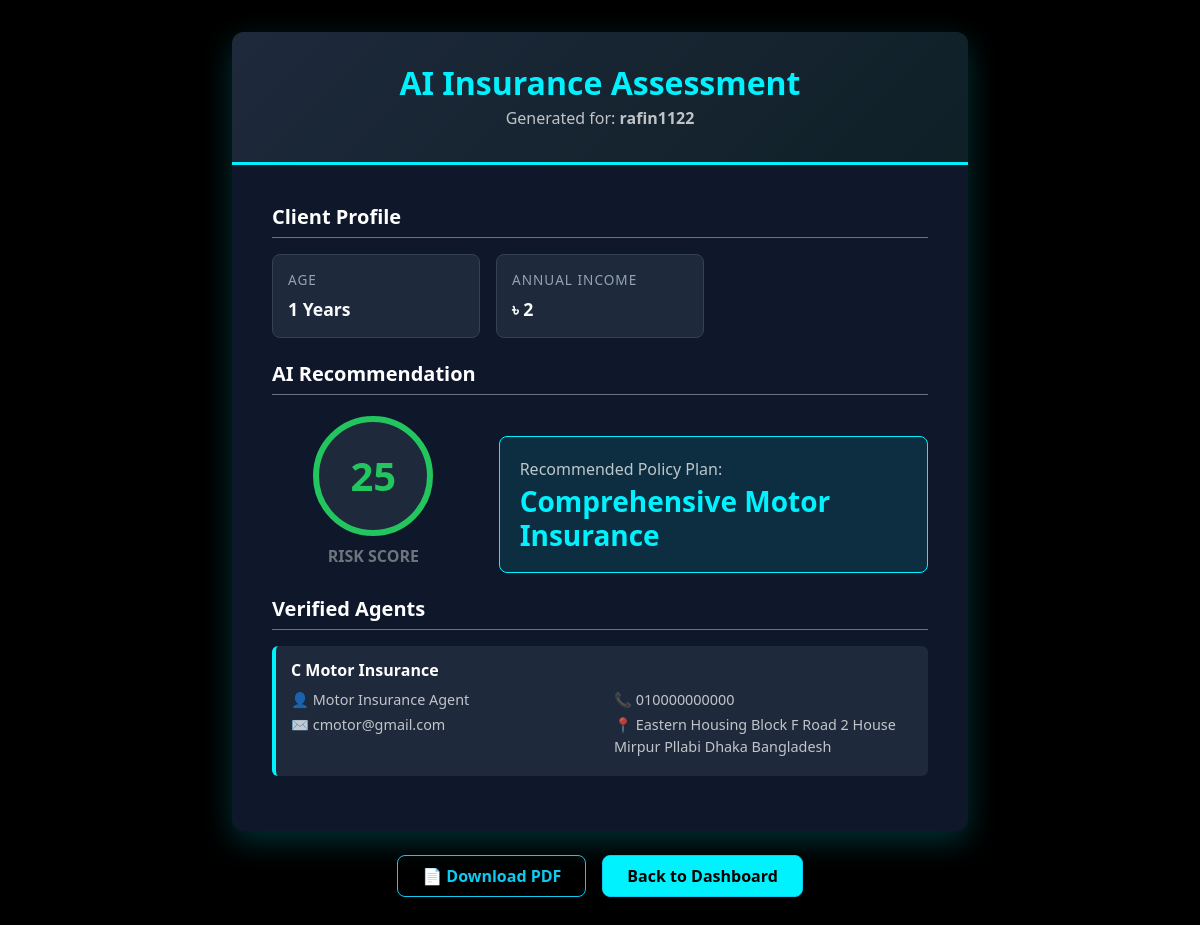
The app's page /view-history/3/ (signed in) with its own data.
### recommender/models.py (models this page shows, shortened)
class InsuranceHistory(models.Model):
    user = models.ForeignKey(User, on_delete=models.CASCADE)
    age = models.IntegerField()
    income = models.IntegerField()
    risk_score = models.IntegerField()
    recommended_policy = models.CharField(max_length=100)
    date_saved = models.DateTimeField(auto_now_add=True)

class InsuranceAgent(models.Model):
    policy_name = models.CharField(max_length=100) # Jemon: Premium Health Insurance
    company_name = models.CharField(max_length=100)
    agent_name = models.CharField(max_length=100)
    contact_number = models.CharField(max_length=20)
    email = models.EmailField()
    office_address = models.TextField()

### recommender/views.py (the view)
# urls.py: path('view-history/<int:id>/', views.view_history, name='view_history'),
@login_required(login_url='login_page')
def view_history(request, id):
    history_item = InsuranceHistory.objects.get(id=id, user=request.user)
    agents = InsuranceAgent.objects.filter(policy_name=history_item.recommended_policy)
    context = {
        'age': history_item.age,
        'income': history_item.income,
        'risk_score': history_item.risk_score,
        'policy': history_item.recommended_policy,
        'agents': agents,
        'date': history_item.date_saved,
        'is_new_prediction': False
    }
    return render(request, 'result.html', context)

### templates/result.html (shortened to what this page needs)
<!DOCTYPE html>
<html lang="en">
<head>
    <link href="https://cdn.jsdelivr.net/npm/bootstrap@5.3.0/dist/css/bootstrap.min.css" rel="stylesheet">
</head>
<body>
    <div class="container">
        <div class="row justify-content-center">
            <div class="col-md-10 col-lg-8">
                <div id="pdf-content">
                    <div class="report-header">
                        <h2 class="fw-bold mb-1" style="color: #00f2fe;">AI Insurance Assessment</h2>
                        <p class="mb-0 text-light opacity-75">Generated for: <strong>{{ request.user.username }}</strong></p>
                    </div>
                    <div class="report-body">
                        <h5 class="mb-3 fw-bold border-bottom border-secondary pb-2">Client Profile</h5>
                        <div class="row g-3 mb-4">
                            <div class="col-md-4 col-sm-6">
                                <div class="detail-box">
                                    <div class="detail-label">Age</div>
                                    <div class="detail-value">{{ age }} Years</div>
                                </div>
                            </div>
                            <div class="col-md-4 col-sm-6">
                                <div class="detail-box">
                                    <div class="detail-label">Annual Income</div>
                                    <div class="detail-value">৳ {{ income }}</div>
                                </div>
                            </div>
                        </div>
                        <h5 class="mb-3 fw-bold border-bottom border-secondary pb-2">AI Recommendation</h5>
                        <div class="row align-items-center mb-4">
                            <div class="col-md-4 text-center mb-3 mb-md-0">
                                <div class="risk-circle {% if risk_score > 70 %}high-risk{% elif risk_score > 40 %}med-risk{% else %}low-risk{% endif %}">
                                    {{ risk_score }}
                                </div>
                                <div class="mt-2 text-secondary fw-bold">RISK SCORE</div>
                            </div>
                            <div class="col-md-8">
                                <div class="policy-banner text-center text-md-start">
                                    <p class="text-light opacity-75 mb-1">Recommended Policy Plan:</p>
                                    <h3 style="color: #00f2fe;" class="fw-bold mb-0">{{ policy }}</h3>
                                </div>
                            </div>
                        </div>
                        <h5 class="mb-3 fw-bold border-bottom border-secondary pb-2">Verified Agents</h5>
                        {% if agents %}
                            {% for agent in agents %}
                                <div class="agent-card">
                                    <h6 class="fw-bold mb-2 text-white">{{ agent.company_name }}</h6>
                                    <div class="row text-light opacity-75" style="font-size: 0.9rem;">
                                        <div class="col-sm-6 mb-1">👤 {{ agent.agent_name }}</div>
                                        <div class="col-sm-6 mb-1">📞 {{ agent.contact_number }}</div>
                                        <div class="col-sm-6 mb-1">✉️ {{ agent.email }}</div>
                                        <div class="col-sm-6 mb-1">📍 {{ agent.office_address }}</div>
                                    </div>
                                </div>
                            {% endfor %}
                        {% else %}
                            <p class="text-warning">No agents currently available for this policy.</p>
                        {% endif %}
                    </div>
                </div>
                <div class="d-flex justify-content-center gap-3 mt-4">
                    <button onclick="downloadPDF()" class="btn btn-outline-info px-4 py-2 fw-bold" style="border-radius: 8px;">
                        📄 Download PDF
                    </button>
                    <a href="{% url 'home' %}" class="btn btn-info px-4 py-2 fw-bold" style="border-radius: 8px; background: #00f2fe; color: #000;">
                        Back to Dashboard
                    </a>
                </div>
            </div>
        </div>
    </div>
</body>
</html>

### templates/result.html (style rules this page uses)
body { background: #000000; color: #ffffff; font-family: 'Segoe UI', Tahoma, Geneva, Verdana, sans-serif; min-height: 100vh; display: flex; align-items: center; padding: 2rem 0; }
#pdf-content { background-color: #0f172a !important; color: #ffffff !important; border-radius: 12px; overflow: hidden; box-shadow: 0 10px 30px rgba(0, 242, 254, 0.2); }
.report-header { background: linear-gradient(135deg, #1e293b, #0f2027); border-bottom: 3px solid #00f2fe; padding: 2rem; text-align: center; }
.report-body { padding: 2.5rem; background-color: #0f172a !important; }
.detail-box { background-color: #1e293b !important; border: 1px solid #334155; border-radius: 8px; padding: 15px; height: 100%; }
.detail-label { font-size: 0.85rem; color: #94a3b8; text-transform: uppercase; letter-spacing: 1px; margin-bottom: 5px; }
.detail-value { font-size: 1.1rem; color: #f8fafc; font-weight: 600; margin-bottom: 0; }
.risk-circle { width: 120px; height: 120px; border-radius: 50%; display: flex; align-items: center; justify-content: center; font-size: 2.5rem; font-weight: bold; margin: 0 auto; border: 6px solid; background: #1e293b; }
.low-risk { border-color: #22c55e; color: #22c55e; }
.policy-banner { background: rgba(0, 242, 254, 0.1) !important; border: 1px solid #00f2fe; border-radius: 8px; padding: 20px; margin-top: 25px; }
.agent-card { background-color: #1e293b !important; border-left: 4px solid #00f2fe; border-radius: 6px; padding: 15px; margin-bottom: 15px; }

### records on screen
InsuranceHistory: recommended_policy "Comprehensive Motor Insurance"
InsuranceAgent: company_name "C Motor Insurance", agent_name "Motor Insurance Agent", contact_number "010000000000", email "cmotor@gmail.com", office_address "Eastern Housing Block F Road 2 House Mirpur Pllabi Dhaka Bangladesh"

### other values on screen
{{ request.user.username }} "rafin1122"
{{ age }} "1"
{{ income }} "2"
{{ risk_score }} "25"
